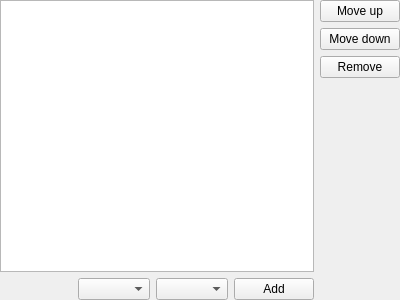
<?xml version="1.0" encoding="UTF-8"?>
<ui version="4.0">
 <class>AcceptLangWidget</class>
 <widget class="QWidget" name="AcceptLangWidget">
  <property name="geometry">
   <rect>
    <x>0</x>
    <y>0</y>
    <width>400</width>
    <height>300</height>
   </rect>
  </property>
  <property name="windowTitle">
   <string/>
  </property>
  <layout class="QHBoxLayout" name="horizontalLayout">
   <property name="margin">
    <number>0</number>
   </property>
   <item>
    <layout class="QVBoxLayout" name="verticalLayout">
     <item>
      <widget class="QTreeView" name="LangsTree_"/>
     </item>
     <item>
      <layout class="QHBoxLayout" name="horizontalLayout_2">
       <item>
        <spacer name="horizontalSpacer_2">
         <property name="orientation">
          <enum>Qt::Horizontal</enum>
         </property>
         <property name="sizeHint" stdset="0">
          <size>
           <width>40</width>
           <height>20</height>
          </size>
         </property>
        </spacer>
       </item>
       <item>
        <widget class="QComboBox" name="Language_"/>
       </item>
       <item>
        <widget class="QComboBox" name="Country_">
         <property name="sizeAdjustPolicy">
          <enum>QComboBox::AdjustToContents</enum>
         </property>
        </widget>
       </item>
       <item>
        <widget class="QPushButton" name="Add_">
         <property name="text">
          <string>Add</string>
         </property>
         <property name="icon">
          <iconset theme="list-add"/>
         </property>
        </widget>
       </item>
      </layout>
     </item>
    </layout>
   </item>
   <item>
    <layout class="QVBoxLayout" name="verticalLayout_2">
     <item>
      <widget class="QPushButton" name="MoveUp_">
       <property name="text">
        <string>Move up</string>
       </property>
       <property name="icon">
        <iconset theme="go-up"/>
       </property>
      </widget>
     </item>
     <item>
      <widget class="QPushButton" name="MoveDown_">
       <property name="text">
        <string>Move down</string>
       </property>
       <property name="icon">
        <iconset theme="go-down"/>
       </property>
      </widget>
     </item>
     <item>
      <widget class="QPushButton" name="Remove_">
       <property name="text">
        <string>Remove</string>
       </property>
       <property name="icon">
        <iconset theme="list-remove"/>
       </property>
      </widget>
     </item>
     <item>
      <spacer name="verticalSpacer">
       <property name="orientation">
        <enum>Qt::Vertical</enum>
       </property>
       <property name="sizeHint" stdset="0">
        <size>
         <width>20</width>
         <height>40</height>
        </size>
       </property>
      </spacer>
     </item>
    </layout>
   </item>
  </layout>
 </widget>
 <resources/>
 <connections/>
</ui>
